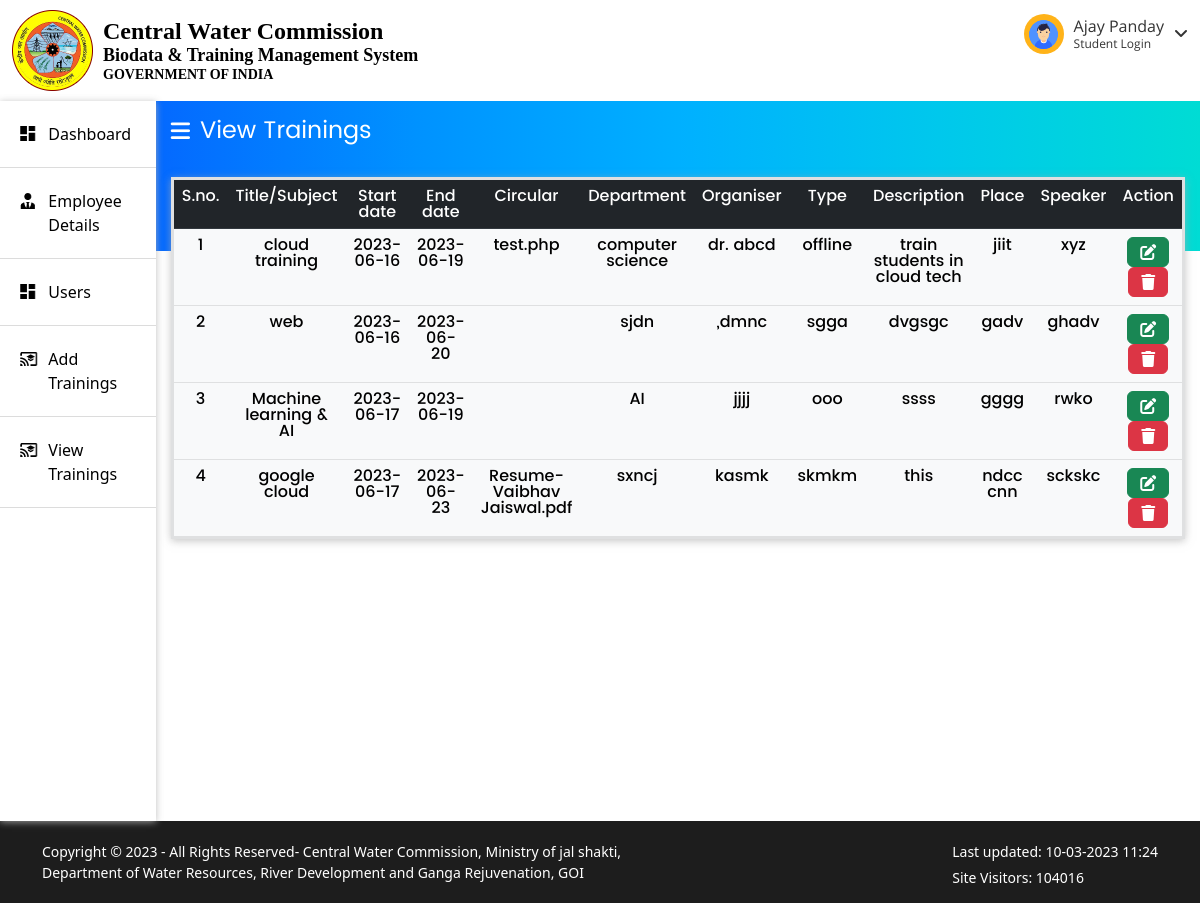
Page /viewtraining.php on the committed database.
### tables this page shows
CREATE TABLE `training` (
  `id` int(11) NOT NULL,
  `title` varchar(256) NOT NULL,
  `t_start` date NOT NULL,
  `t_end` date NOT NULL,
  `circular` varchar(512) NOT NULL,
  `department` varchar(256) NOT NULL,
  `organiser` varchar(256) NOT NULL,
  `t_desc` varchar(256) NOT NULL,
  `t_type` varchar(256) NOT NULL,
  `t_place` varchar(256) NOT NULL,
  `speaker` varchar(256) NOT NULL
);

### php/displaytraining.php (the view, shortened to what this page needs)
<html>
<head>
    <link rel="stylesheet" href="https://cdn.jsdelivr.net/npm/bootstrap@5.2.3/dist/css/bootstrap.min.css">
    <link rel="stylesheet" href="https://cdnjs.cloudflare.com/ajax/libs/font-awesome/6.4.0/css/all.min.css" />
</head>
<body class="container">
    <?php
    include_once 'db_connect.php';
    $sql3 = "SELECT id,title , t_start, t_end, circular, department, organiser, t_desc, t_type, t_place, speaker FROM training ";
    $result = mysqli_query($conn, $sql3);
    echo "<table class='table table-light table-hover table-responsive-md mt-3 mb-3'>";
    echo "<thead class='table-dark'>";
    echo "<tr>";
    echo "<td>" . "S.no." . "</td>";
    echo "<td>" . "Title/Subject" . "</td>";
    echo "<td>" . "Start date" . "</td>";
    echo "<td>" . "End date" . "</td>";
    echo "<td>" . "Circular" . "</td>";
    echo "<td>" . "Department" . "</td>";
    echo "<td>" . "Organiser" . "</td>";
    echo "<td>" . "Type" . "</td>";
    echo "<td>" . "Description" . "</td>";
    echo "<td>" . "Place" . "</td>";
    echo "<td>" . "Speaker" . "</td>";
    echo "<td>" . "Action" . "</td>";
    echo "</tr>";
    echo "</thead>";
    $i = 1;
    while ($row = mysqli_fetch_array($result)) {
    ?>
        <tr>
            <td><?php echo $i; ?></td>
            <td><?php echo $row["title"]; ?></td>
            <td><?php echo $row["t_start"]; ?></td>
            <td><?php echo $row["t_end"]; ?></td>
            <td><?php echo $row["circular"]; ?></td>
            <td><?php echo $row["department"]; ?></td>
            <td><?php echo $row["organiser"]; ?></td>
            <td><?php echo $row["t_type"]; ?></td>
            <td><?php echo $row["t_desc"]; ?></td>
            <td><?php echo $row["t_place"]; ?></td>
            <td><?php echo $row["speaker"]; ?></td>
            <td><a href = "php/getid.php?editid=<?php echo $row['id']?>"><button type="button" name="update" class="btn btn-success"><i class="fa-solid fa-pen-to-square"></i></button></a><a href="php/deletetraining.php?delid=<?php echo $row['id'] ?>"><button type="button" name="delete" class="btn btn-danger"><i class="fa-solid fa-trash"></i></button></a></td>
        </tr>
    <?php
        $i++;
    } ?>
    </table>
</body>
</html>

### components/starter.php (shortened to what this page needs)
<!DOCTYPE html>
<html>
<head>
    <link href="css/bootstrap.min.css" rel="stylesheet" />
    <link href="css/font-awesome.min.css" rel="stylesheet" />
    <link href="css/material.css" rel="stylesheet" />
    <link href="css/glyphicons.css" rel="stylesheet" />
    <link href="css/owl.carousel.min.css" rel="stylesheet" />
    <link href="css/owl.theme.default.css" rel="stylesheet">
    <link href="css/animate.css" rel="stylesheet">
    <link href="css/style.css" rel="stylesheet" />
</head>
<body class="dashboard">

### components/header.php (shortened to what this page needs)
<header>
    <div class="logo-sec-wraper">
        <div class="container-fluid">
            <div class="row">
                <div class="col-12 col-sm-12 col-md-7 col-lg-6 logo-sec wow fadeInLeft">
                    <a class="logo-align" href="#">
                        <img src="images/logo.png" alt="emblem">
                        <div class="brand-text">
                            <h4>Central Water Commission
                                <span> Biodata & Training Management System</span>
                                <span class="gov-txt">GOVERNMENT OF INDIA</span>
                            </h4>
                        </div>
                    </a>
                </div>
                <div class="col-12 col-sm-12 col-md-5 col-lg-6 Profile-sec">
                    <ul>
                        <li class="user-profile">
                            <span class="user-img"><img src="images/profile-img.svg" alt="user"></span>
                            <span class="user-name">Ajay Panday<br><label>Student Login</label></span>
                            <span class="profille-arrow"><i class="fa fa-angle-down" aria-hidden="true"></i></span>
                        </li>
                    </ul>
                </div>
            </div>
        </div>
    </div>
</header>

### viewtraining.php (shortened to what this page needs)
<?php include 'components/starter.php' ?>
<?php include 'components/header.php' ?>
<div class="page_main d-flex">
    <?php include 'components/sidenav.php' ?>
    <?php include 'components/trainingdet.php' ?>
</div>
<?php include 'components/footer.php' ?>
<?php include 'components/end.php' ?>

### components/sidenav.php
<nav class="navbar-default navbar-static-side" role="navigation">
    <div class="sidebar-collapse">
        <ul class="nav metismenu" id="side-menu">
            <li class="nav-item">
                <a href="#" data-toggle="tab" class="nav-link">
                    <div class="icon dashboard"></div>
                    <span class="nav-label">Dashboard</span>
                </a>
            </li>
            <li class="nav-item">
                <a href="/cwc2/employee.php" id="wrapper-tab" class="nav-link">
                    <div class="icon employee"></div>
                    <span class="nav-label">Employee Details</span>
                </a>
            </li>
            <li class="nav-item">
                <a href="/cwc2/users.php" class="nav-link">
                    <div class="icon dashboard"></div>
                    <span class="nav-label">Users</span>
                </a>
            </li>
            <li class="nav-item">
                <a href="/cwc2/addtrainings.php" id="training-tab" class="nav-link" >
                    <div class="icon training"></div>
                    <span class="nav-label">Add Trainings</span>
                </a>
            </li>
            <li class="nav-item">
                <a href="/cwc2/viewtraining.php" id="t-view-tab" class="nav-link" >
                    <div class="icon training"></div>
                    <span class="nav-label">View Trainings</span>
                </a>
            </li>
        </ul>
    </div>
</nav>

### components/trainingdet.php
<div class="gray-bg tab-pane" id="t-view" aria-labelledby="t-view-tab">
        <div class="wrapper-white">
            <div class=" dashboard-top w-100">
                <ul class="breadcum nav" role="tablist">
                    <li class="dashboard-heading"><i class="fa fa-bars" aria-hidden="true"></i> View Trainings
                    </li>
                </ul>
            </div>
            <div class="registration-form">
                <?php include_once 'php/displaytraining.php'; ?>
            </div>
        </div>
    </div>

### components/footer.php
<footer>
    <div class="footer-bottom-sec">
        <div class="container">
            <div class="row">
                <div class="col-12 col-sm-12 col-md-7 col-lg-7 copyright-sec">
                    <div class="footer-copy-sec">
                        <p>Copyright © 2023 - All Rights Reserved- Central Water Commission, Ministry of jal shakti,
                            Department of Water Resources, River Development and Ganga Rejuvenation, GOI</p>
                    </div>
                </div>
                <div class="col-12 col-sm-12 col-md-5 col-lg-5 copyright-sec copyright-align">
                    <div class="text-left">
                        <p>Last updated: 10-03-2023 11:24 </p>
                        <p> Site Visitors: 104016</p>
                    </div>
                </div>
            </div>
        </div>
    </div>
</footer>

### components/end.php (shortened to what this page needs)
</body>
</html>

### css/style.css (style rules this page uses)
* { margin: 0; padding: 0; }
html { scroll-behavior: smooth }
body { font-family: "robotoregular"; font-weight: 500; padding: 0; margin: 0; font-size: 14px }
.brand-text h4 { font-family: 'Cormorant'; }
.logo-sec-wraper { padding: 10px 0 }
a.logo-align { text-decoration: none; display: flex; align-items: center }
.brand-text h4 { padding-left: 10px; font-size: 24px; color: #000; line-height: 24px; margin-bottom: 0; font-weight: 600; }
.brand-text h4 span { color: #000; display: block; font-size: 18px; line-height: 24px }
.brand-text h4 span.gov-txt { font-size: 14px; line-height: 16px; text-transform: uppercase; color: #000; }
.footer-bottom-sec { padding: 15px 0; background: #1d1d1d; }
.copyright-sec p { color: #fff; margin-top: 5px; margin-bottom: 0; font-size: 14px; }
.copyright-align { display: flex; justify-content: end; }
.wrapper-white .dashboard-top { background-image: linear-gradient(to right, #0469ff, #0092ff, #00b0ff, #00c8ec, #00dcd4); background-repeat: no-repeat; background-size: 100% 100%; padding-bottom: 90px; }
nav.navbar-default { width: 20vw; }
#t-view { width: 100%; background: white; }
.dashboard-top { padding-right: 15px; padding-left: 15px; }
.Profile-sec ul { list-style: none; padding: 0; margin: 0; display: flex; align-items: center; justify-content: flex-end; }
.Profile-sec ul li { margin-left: 20px; }
.user-name { color: #000; margin-right: 10px; padding-top: 7px; line-height: 1; font-family: 'poppinsregular'; font-size: 14px; }
.user-name label { font-size: 12px; }
.Profile-sec ul li.user-profile { display: flex; align-items: center; cursor: pointer; position: relative; }
.user-img { background: #ffb319; border-radius: 50%; padding: 5px; display: flex; width: 40px; height: 40px; justify-content: center; align-items: center; color: #fff; font-size: 14px; margin-right: 15px; }
.nav>li>a { color: #000; padding: 21px 20px; display: flex; font-size: 16px; }
.nav.metismenu>li { display: block; width: 100%; position: relative; border-bottom: 1px solid #b3b3b375; }
.nav>li span.nav-label { width: 80%; }
.navbar-default { z-index: 1; background-color: #ffffff; box-shadow: 0px 1px 7px 0px rgb(179 179 179 / 84%); }
ul { padding: 0; margin: 0; list-style: none; }
.dashboard-heading { font-family: 'poppinsregular'; font-size: 24px; font-weight: 400; color: #fff; height: 60px; display: flex; justify-content: center; align-items: center; }
.dashboard-heading i { margin-right: 10px; font-size: 22px; }
.user-img { margin-right: 10px; }
.user-name { color: #333; margin-right: 10px; padding-top: 7px; font-family: 'open_sansregular'; font-size: 16px; line-height: 1.2; }
.Profile-sec ul li .profille-arrow .fa { background: transparent; color: #333; padding: 0; }
.icon { background: url(../images/icon-sheet.png); display: block; width: 100px; height: 20px; z-index: 99999; background-size: 100%; }
.nav>li>a .icon { background: url(../images/icon-sheet.png); display: block; width: 30px; height: 24px; background-repeat: no-repeat; transition: .4s; }
.nav>li>a .dashboard { background-position: 0 4px; }
.nav>li>a .employee { background-position: 0 -61px; }
.nav>li>a .training { background-position: 0 -128px; }
.registration-form { margin: -90px 15px 15px; background: #fff; box-shadow: 0px 2px 8px 0px rgb(172 172 172 / 68%); font-family: 'poppinsmedium'; }
.page_main { height: 90vh; margin: 0; padding: 0; }

### php/displaytraining.php (style rules this page uses)
table { border: 3px solid black; border-collapse: collapse; }
td { text-align: center; }

### rows in the picture
training: title "cloud training", t_start "2023-06-16", t_end "2023-06-19", circular "test.php", department "computer science", organiser "dr. abcd", t_type "offline", t_desc "train students in cloud tech", t_place "jiit", speaker "xyz"
training: title "web", t_start "2023-06-16", t_end "2023-06-20", department "sjdn", organiser ",dmnc", t_type "sgga", t_desc "dvgsgc", t_place "gadv", speaker "ghadv"
training: title "Machine learning & AI", t_start "2023-06-17", t_end "2023-06-19", department "AI", organiser "jjjj", t_type "ooo", t_desc "ssss", t_place "gggg", speaker "rwko"
training: title "google cloud", t_start "2023-06-17", t_end "2023-06-23", circular "Resume-Vaibhav Jaiswal.pdf", department "sxncj", organiser "kasmk", t_type "skmkm", t_desc "this", t_place "ndcc cnn", speaker "sckskc"
